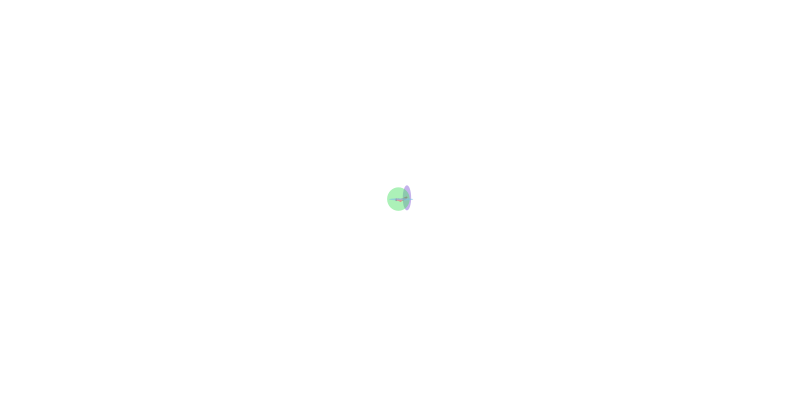
Frame 1 (no input)
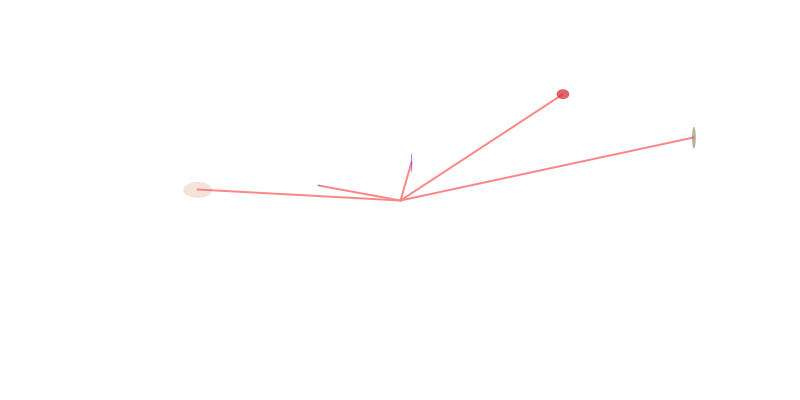
Frame 60 (the mouse pressed at the canvas centre just before this capture)
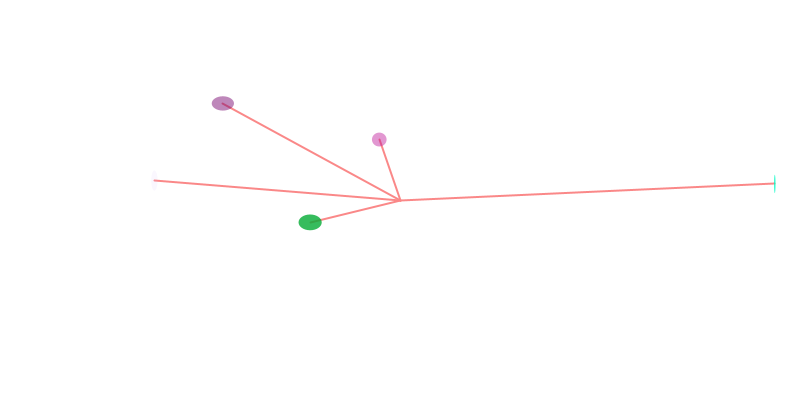
Frame 120 (the mouse held since frame 60 and released just before this capture)

The Processing sketch that drew these frames (run headless with seeded random() and noise(); from frame 60 on, the mouse is pressed at the canvas centre):

// Processing sketch: sketch_201126Oscillator
// ── sketch_201126Oscillator.pde
Oscillator[] oscillators =new Oscillator[5];

void setup() {
  size(800, 400);
  smooth();
  for (int i =0; i<oscillators.length; i++) {
    oscillators[i] = new Oscillator();
  }
}

void draw() {
  background(255, 50);
  noStroke();
  fill(255, 10);
  rect(0, 0, width, height);

  rectMode(CENTER);
  for (int i =0; i<oscillators.length; i++) {
    oscillators[i].oscillator();
    oscillators[i].display();
  }
}


class Oscillator {
  PVector angle;
  PVector aVelocity;
  PVector amplitude;

  Oscillator() {
    angle = new PVector();
    aVelocity = new PVector(random(-0.05, 0.05), random(-0.05, 0.05));
    amplitude = new PVector(random(20, width/2), random(20, height/2));
  }
  void  oscillator() {
    angle.add(aVelocity);
  }
  void display() {

    float x = sin(angle.x)*amplitude.x;
    float y = sin(angle.y)*amplitude.y;

    pushMatrix();
    translate(width/2, height/2);

    stroke(#FA8888);
    strokeWeight(2);
    fill(random(255), random(255), random(255), random(255));
    line(0, 0, x, y);
    noStroke();
    ellipse(x, y, random(32), random(32));
    popMatrix();
  }
}
